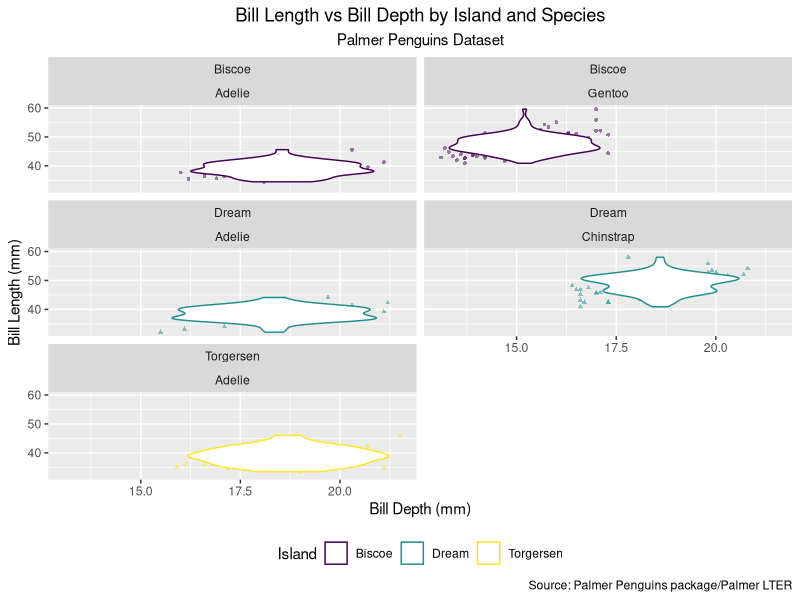
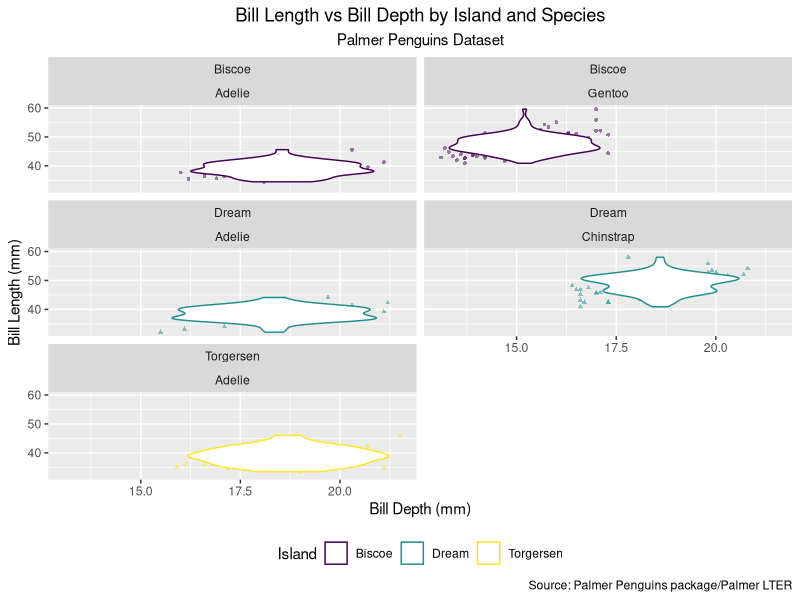

Source code (R) for these figures, in order:
# My first plot
# Created by Kyle Bosworth
# 2024-09-10
#Week3
## here() starts at C:/Users/boz/Desktop/Repositories/Bosworth
# load libraries
library(tidyverse)
library(palmerpenguins)
library(here)

# looking at the data 
view(penguins)
head(penguins)
tail(penguins)
glimpse(penguins)

# make a plot
ggplot(data = penguins,
       mapping = aes(x = bill_depth_mm, ## aes = aesthetics, ## "," are used to add on layers
                     y = bill_length_mm,
                     color = island,
                     shape = island)) + # shape is discrete, # size is continuous ## "+" is used to connect functions 
  geom_point(size = 1, alpha = 0.5) + # geom_xx = geometry, # manipulating the size of point
  geom_violin() + 
  facet_wrap(island ~ species, ncol = 2) +  
# X as a function of Y = (x~y)
# facet_grid(x ~ y) +  #row as a function of columns, a 2D grid 
# ncol = make it "n" columns 
# you have more control using facet_wrap
  labs(title = "Bill Length vs Bill Depth by Island and Species",
       subtitle = "Palmer Penguins Dataset",
       x = "Bill Depth (mm)",
       y = "Bill Length (mm)",
       color = "Island",
       shape = "Island",
       caption = "Source: Palmer Penguins package/Palmer LTER") +
  scale_color_viridis_d() +
  theme(legend.position = "bottom",  # legend. position to move legend to bottom
        plot.title = element_text(hjust = 0.5),  # plot title center
        plot.subtitle = element_text(hjust = 0.5))  # plot subtitle center
ggsave(here("week3","outputs", "week3plot.png"))
